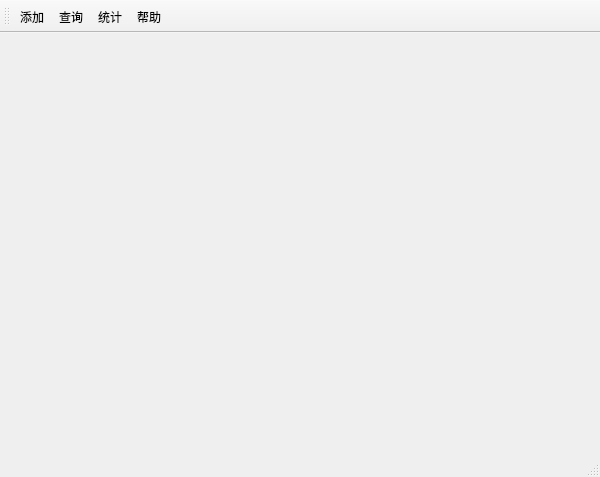
<?xml version="1.0" encoding="UTF-8"?>
<ui version="4.0">
 <class>MainWindowClass</class>
 <widget class="QMainWindow" name="MainWindowClass">
  <property name="geometry">
   <rect>
    <x>0</x>
    <y>0</y>
    <width>600</width>
    <height>477</height>
   </rect>
  </property>
  <property name="windowTitle">
   <string>MainWindow</string>
  </property>
  <widget class="QWidget" name="centralWidget">
   <widget class="QWidget" name="widget" native="true">
    <property name="geometry">
     <rect>
      <x>0</x>
      <y>-1</y>
      <width>601</width>
      <height>421</height>
     </rect>
    </property>
   </widget>
  </widget>
  <widget class="QToolBar" name="mainToolBar">
   <attribute name="toolBarArea">
    <enum>TopToolBarArea</enum>
   </attribute>
   <attribute name="toolBarBreak">
    <bool>false</bool>
   </attribute>
   <addaction name="addAction"/>
   <addaction name="selectAction"/>
   <addaction name="statsAction"/>
   <addaction name="helpAction"/>
  </widget>
  <widget class="QStatusBar" name="statusBar"/>
  <action name="addAction">
   <property name="icon">
    <iconset resource="MainWindow.qrc">
     <normaloff>:/images/images/添加.png</normaloff>:/images/images/添加.png</iconset>
   </property>
   <property name="text">
    <string>添加</string>
   </property>
   <property name="toolTip">
    <string>添加</string>
   </property>
  </action>
  <action name="selectAction">
   <property name="checkable">
    <bool>true</bool>
   </property>
   <property name="icon">
    <iconset resource="MainWindow.qrc">
     <normaloff>:/images/images/查询.png</normaloff>:/images/images/查询.png</iconset>
   </property>
   <property name="text">
    <string>查询</string>
   </property>
  </action>
  <action name="statsAction">
   <property name="checkable">
    <bool>true</bool>
   </property>
   <property name="icon">
    <iconset resource="MainWindow.qrc">
     <normaloff>:/images/images/统计.png</normaloff>:/images/images/统计.png</iconset>
   </property>
   <property name="text">
    <string>统计</string>
   </property>
  </action>
  <action name="helpAction">
   <property name="checkable">
    <bool>true</bool>
   </property>
   <property name="icon">
    <iconset resource="MainWindow.qrc">
     <normaloff>:/images/images/帮助.png</normaloff>:/images/images/帮助.png</iconset>
   </property>
   <property name="text">
    <string>帮助</string>
   </property>
  </action>
 </widget>
 <layoutdefault spacing="6" margin="11"/>
 <resources>
  <include location="MainWindow.qrc"/>
 </resources>
 <connections/>
</ui>
